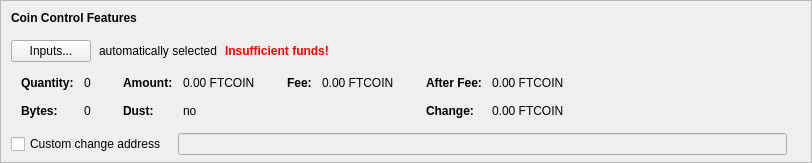
    <widget class="QFrame" name="frameCoinControl">
     <property name="sizePolicy">
      <sizepolicy hsizetype="Expanding" vsizetype="Expanding">
       <horstretch>0</horstretch>
       <verstretch>0</verstretch>
      </sizepolicy>
     </property>
     <property name="maximumSize">
      <size>
       <width>16777215</width>
       <height>16777215</height>
      </size>
     </property>
     <property name="frameShape">
      <enum>QFrame::StyledPanel</enum>
     </property>
     <property name="frameShadow">
      <enum>QFrame::Sunken</enum>
     </property>
     <layout class="QVBoxLayout" name="verticalLayoutCoinControl2">
      <property name="spacing">
       <number>0</number>
      </property>
      <property name="leftMargin">
       <number>0</number>
      </property>
      <property name="topMargin">
       <number>0</number>
      </property>
      <property name="rightMargin">
       <number>0</number>
      </property>
      <property name="bottomMargin">
       <number>6</number>
      </property>
      <item>
       <layout class="QVBoxLayout" name="verticalLayoutCoinControl" stretch="0,0,0,0,1">
        <property name="spacing">
         <number>0</number>
        </property>
        <property name="leftMargin">
         <number>10</number>
        </property>
        <property name="topMargin">
         <number>10</number>
        </property>
        <item>
         <layout class="QHBoxLayout" name="horizontalLayoutCoinControl1">
          <property name="bottomMargin">
           <number>15</number>
          </property>
          <item>
           <widget class="QLabel" name="labelCoinControlFeatures">
            <property name="sizePolicy">
             <sizepolicy hsizetype="Preferred" vsizetype="Maximum">
              <horstretch>0</horstretch>
              <verstretch>0</verstretch>
             </sizepolicy>
            </property>
            <property name="font">
             <font>
              <weight>75</weight>
              <bold>true</bold>
             </font>
            </property>
            <property name="styleSheet">
             <string notr="true">font-weight:bold;</string>
            </property>
            <property name="text">
             <string>Coin Control Features</string>
            </property>
           </widget>
          </item>
         </layout>
        </item>
        <item>
         <layout class="QHBoxLayout" name="horizontalLayoutCoinControl2" stretch="0,0,0,0">
          <property name="spacing">
           <number>8</number>
          </property>
          <property name="bottomMargin">
           <number>10</number>
          </property>
          <item>
           <widget class="QPushButton" name="pushButtonCoinControl">
            <property name="styleSheet">
             <string notr="true"/>
            </property>
            <property name="text">
             <string>Inputs...</string>
            </property>
            <property name="autoDefault">
             <bool>false</bool>
            </property>
           </widget>
          </item>
          <item>
           <widget class="QLabel" name="labelCoinControlAutomaticallySelected">
            <property name="text">
             <string>automatically selected</string>
            </property>
            <property name="margin">
             <number>5</number>
            </property>
           </widget>
          </item>
          <item>
           <widget class="QLabel" name="labelCoinControlInsuffFunds">
            <property name="font">
             <font>
              <weight>75</weight>
              <bold>true</bold>
             </font>
            </property>
            <property name="styleSheet">
             <string notr="true">color:red;font-weight:bold;</string>
            </property>
            <property name="text">
             <string>Insufficient funds!</string>
            </property>
            <property name="margin">
             <number>5</number>
            </property>
           </widget>
          </item>
          <item>
           <spacer name="horizontalSpacerCoinControl">
            <property name="orientation">
             <enum>Qt::Horizontal</enum>
            </property>
            <property name="sizeHint" stdset="0">
             <size>
              <width>40</width>
              <height>1</height>
             </size>
            </property>
           </spacer>
          </item>
         </layout>
        </item>
        <item>
         <widget class="QWidget" name="widgetCoinControl" native="true">
          <property name="sizePolicy">
           <sizepolicy hsizetype="Preferred" vsizetype="Preferred">
            <horstretch>0</horstretch>
            <verstretch>0</verstretch>
           </sizepolicy>
          </property>
          <property name="minimumSize">
           <size>
            <width>0</width>
            <height>0</height>
           </size>
          </property>
          <property name="styleSheet">
           <string notr="true"/>
          </property>
          <layout class="QHBoxLayout" name="horizontalLayoutCoinControl5">
           <property name="leftMargin">
            <number>0</number>
           </property>
           <property name="topMargin">
            <number>0</number>
           </property>
           <property name="rightMargin">
            <number>0</number>
           </property>
           <property name="bottomMargin">
            <number>0</number>
           </property>
           <item>
            <layout class="QHBoxLayout" name="horizontalLayoutCoinControl3" stretch="0,0,0,1">
             <property name="spacing">
              <number>20</number>
             </property>
             <property name="topMargin">
              <number>0</number>
             </property>
             <property name="bottomMargin">
              <number>10</number>
             </property>
             <item>
              <layout class="QFormLayout" name="formLayoutCoinControl1">
               <property name="horizontalSpacing">
                <number>10</number>
               </property>
               <property name="verticalSpacing">
                <number>14</number>
               </property>
               <property name="leftMargin">
                <number>10</number>
               </property>
               <property name="topMargin">
                <number>4</number>
               </property>
               <property name="rightMargin">
                <number>6</number>
               </property>
               <item row="0" column="0">
                <widget class="QLabel" name="labelCoinControlQuantityText">
                 <property name="font">
                  <font>
                   <weight>75</weight>
                   <bold>true</bold>
                  </font>
                 </property>
                 <property name="text">
                  <string>Quantity:</string>
                 </property>
                 <property name="margin">
                  <number>0</number>
                 </property>
                </widget>
               </item>
               <item row="0" column="1">
                <widget class="QLabel" name="labelCoinControlQuantity">
                 <property name="cursor">
                  <cursorShape>IBeamCursor</cursorShape>
                 </property>
                 <property name="contextMenuPolicy">
                  <enum>Qt::ActionsContextMenu</enum>
                 </property>
                 <property name="text">
                  <string notr="true">0</string>
                 </property>
                 <property name="margin">
                  <number>0</number>
                 </property>
                 <property name="textInteractionFlags">
                  <set>Qt::LinksAccessibleByMouse|Qt::TextSelectableByKeyboard|Qt::TextSelectableByMouse</set>
                 </property>
                </widget>
               </item>
               <item row="1" column="0">
                <widget class="QLabel" name="labelCoinControlBytesText">
                 <property name="font">
                  <font>
                   <weight>75</weight>
                   <bold>true</bold>
                  </font>
                 </property>
                 <property name="text">
                  <string>Bytes:</string>
                 </property>
                </widget>
               </item>
               <item row="1" column="1">
                <widget class="QLabel" name="labelCoinControlBytes">
                 <property name="cursor">
                  <cursorShape>IBeamCursor</cursorShape>
                 </property>
                 <property name="contextMenuPolicy">
                  <enum>Qt::ActionsContextMenu</enum>
                 </property>
                 <property name="text">
                  <string notr="true">0</string>
                 </property>
                 <property name="textInteractionFlags">
                  <set>Qt::LinksAccessibleByMouse|Qt::TextSelectableByKeyboard|Qt::TextSelectableByMouse</set>
                 </property>
                </widget>
               </item>
              </layout>
             </item>
             <item>
              <layout class="QFormLayout" name="formLayoutCoinControl2">
               <property name="horizontalSpacing">
                <number>10</number>
               </property>
               <property name="verticalSpacing">
                <number>14</number>
               </property>
               <property name="leftMargin">
                <number>6</number>
               </property>
               <property name="topMargin">
                <number>4</number>
               </property>
               <property name="rightMargin">
                <number>6</number>
               </property>
               <item row="0" column="0">
                <widget class="QLabel" name="labelCoinControlAmountText">
                 <property name="font">
                  <font>
                   <weight>75</weight>
                   <bold>true</bold>
                  </font>
                 </property>
                 <property name="text">
                  <string>Amount:</string>
                 </property>
                 <property name="margin">
                  <number>0</number>
                 </property>
                </widget>
               </item>
               <item row="0" column="1">
                <widget class="QLabel" name="labelCoinControlAmount">
                 <property name="cursor">
                  <cursorShape>IBeamCursor</cursorShape>
                 </property>
                 <property name="contextMenuPolicy">
                  <enum>Qt::ActionsContextMenu</enum>
                 </property>
                 <property name="text">
                  <string notr="true">0.00 FTCOIN</string>
                 </property>
                 <property name="textInteractionFlags">
                  <set>Qt::LinksAccessibleByMouse|Qt::TextSelectableByKeyboard|Qt::TextSelectableByMouse</set>
                 </property>
                </widget>
               </item>
               <item row="1" column="0">
                <widget class="QLabel" name="labelCoinControlLowOutputText">
                 <property name="font">
                  <font>
                   <weight>75</weight>
                   <bold>true</bold>
                  </font>
                 </property>
                 <property name="text">
                  <string>Dust:</string>
                 </property>
                </widget>
               </item>
               <item row="1" column="1">
                <widget class="QLabel" name="labelCoinControlLowOutput">
                 <property name="cursor">
                  <cursorShape>IBeamCursor</cursorShape>
                 </property>
                 <property name="contextMenuPolicy">
                  <enum>Qt::ActionsContextMenu</enum>
                 </property>
                 <property name="text">
                  <string notr="true">no</string>
                 </property>
                 <property name="textInteractionFlags">
                  <set>Qt::LinksAccessibleByMouse|Qt::TextSelectableByKeyboard|Qt::TextSelectableByMouse</set>
                 </property>
                </widget>
               </item>
              </layout>
             </item>
             <item>
              <layout class="QFormLayout" name="formLayoutCoinControl3">
               <property name="horizontalSpacing">
                <number>10</number>
               </property>
               <property name="verticalSpacing">
                <number>14</number>
               </property>
               <property name="leftMargin">
                <number>6</number>
               </property>
               <property name="topMargin">
                <number>4</number>
               </property>
               <property name="rightMargin">
                <number>6</number>
               </property>
               <item row="0" column="0">
                <widget class="QLabel" name="labelCoinControlFeeText">
                 <property name="font">
                  <font>
                   <weight>75</weight>
                   <bold>true</bold>
                  </font>
                 </property>
                 <property name="text">
                  <string>Fee:</string>
                 </property>
                 <property name="margin">
                  <number>0</number>
                 </property>
                </widget>
               </item>
               <item row="0" column="1">
                <widget class="QLabel" name="labelCoinControlFee">
                 <property name="cursor">
                  <cursorShape>IBeamCursor</cursorShape>
                 </property>
                 <property name="contextMenuPolicy">
                  <enum>Qt::ActionsContextMenu</enum>
                 </property>
                 <property name="text">
                  <string notr="true">0.00 FTCOIN</string>
                 </property>
                 <property name="textInteractionFlags">
                  <set>Qt::LinksAccessibleByMouse|Qt::TextSelectableByKeyboard|Qt::TextSelectableByMouse</set>
                 </property>
                </widget>
               </item>
             </layout>
             </item>
             <item>
              <layout class="QFormLayout" name="formLayoutCoinControl4">
               <property name="horizontalSpacing">
                <number>10</number>
               </property>
               <property name="verticalSpacing">
                <number>14</number>
               </property>
               <property name="leftMargin">
                <number>6</number>
               </property>
               <property name="topMargin">
                <number>4</number>
               </property>
               <property name="rightMargin">
                <number>6</number>
               </property>
               <item row="0" column="0">
                <widget class="QLabel" name="labelCoinControlAfterFeeText">
                 <property name="font">
                  <font>
                   <weight>75</weight>
                   <bold>true</bold>
                  </font>
                 </property>
                 <property name="text">
                  <string>After Fee:</string>
                 </property>
                 <property name="margin">
                  <number>0</number>
                 </property>
                </widget>
               </item>
               <item row="0" column="1">
                <widget class="QLabel" name="labelCoinControlAfterFee">
                 <property name="cursor">
                  <cursorShape>IBeamCursor</cursorShape>
                 </property>
                 <property name="contextMenuPolicy">
                  <enum>Qt::ActionsContextMenu</enum>
                 </property>
                 <property name="text">
                  <string notr="true">0.00 FTCOIN</string>
                 </property>
                 <property name="textInteractionFlags">
                  <set>Qt::LinksAccessibleByMouse|Qt::TextSelectableByKeyboard|Qt::TextSelectableByMouse</set>
                 </property>
                </widget>
               </item>
               <item row="1" column="0">
                <widget class="QLabel" name="labelCoinControlChangeText">
                 <property name="font">
                  <font>
                   <weight>75</weight>
                   <bold>true</bold>
                  </font>
                 </property>
                 <property name="text">
                  <string>Change:</string>
                 </property>
                </widget>
               </item>
               <item row="1" column="1">
                <widget class="QLabel" name="labelCoinControlChange">
                 <property name="cursor">
                  <cursorShape>IBeamCursor</cursorShape>
                 </property>
                 <property name="contextMenuPolicy">
                  <enum>Qt::ActionsContextMenu</enum>
                 </property>
                 <property name="text">
                  <string notr="true">0.00 FTCOIN</string>
                 </property>
                 <property name="textInteractionFlags">
                  <set>Qt::LinksAccessibleByMouse|Qt::TextSelectableByKeyboard|Qt::TextSelectableByMouse</set>
                 </property>
                </widget>
               </item>
              </layout>
             </item>
            </layout>
           </item>
          </layout>
         </widget>
        </item>
        <item>
         <layout class="QHBoxLayout" name="horizontalLayoutCoinControl4" stretch="0,0,0">
          <property name="spacing">
           <number>12</number>
          </property>
          <property name="sizeConstraint">
           <enum>QLayout::SetDefaultConstraint</enum>
          </property>
          <property name="topMargin">
           <number>5</number>
          </property>
          <property name="rightMargin">
           <number>5</number>
          </property>
          <item>
           <widget class="QCheckBox" name="checkBoxCoinControlChange">
            <property name="toolTip">
             <string>If this is activated, but the change address is empty or invalid, change will be sent to a newly generated address.</string>
            </property>
            <property name="text">
             <string>Custom change address</string>
            </property>
           </widget>
          </item>
          <item>
           <widget class="QValidatedLineEdit" name="lineEditCoinControlChange">
            <property name="enabled">
             <bool>false</bool>
            </property>
            <property name="sizePolicy">
             <sizepolicy hsizetype="Expanding" vsizetype="Fixed">
              <horstretch>0</horstretch>
              <verstretch>0</verstretch>
             </sizepolicy>
            </property>
           </widget>
          </item>
          <item>
           <widget class="QLabel" name="labelCoinControlChangeLabel">
            <property name="sizePolicy">
             <sizepolicy hsizetype="Preferred" vsizetype="Expanding">
              <horstretch>0</horstretch>
              <verstretch>0</verstretch>
             </sizepolicy>
            </property>
            <property name="minimumSize">
             <size>
              <width>0</width>
              <height>0</height>
             </size>
            </property>
            <property name="text">
             <string/>
            </property>
            <property name="margin">
             <number>3</number>
            </property>
           </widget>
          </item>
         </layout>
        </item>
        <item>
         <spacer name="verticalSpacerCoinControl">
          <property name="orientation">
           <enum>Qt::Vertical</enum>
          </property>
          <property name="sizeHint" stdset="0">
           <size>
            <width>800</width>
            <height>1</height>
           </size>
          </property>
         </spacer>
        </item>
       </layout>
      </item>
     </layout>
    </widget>
